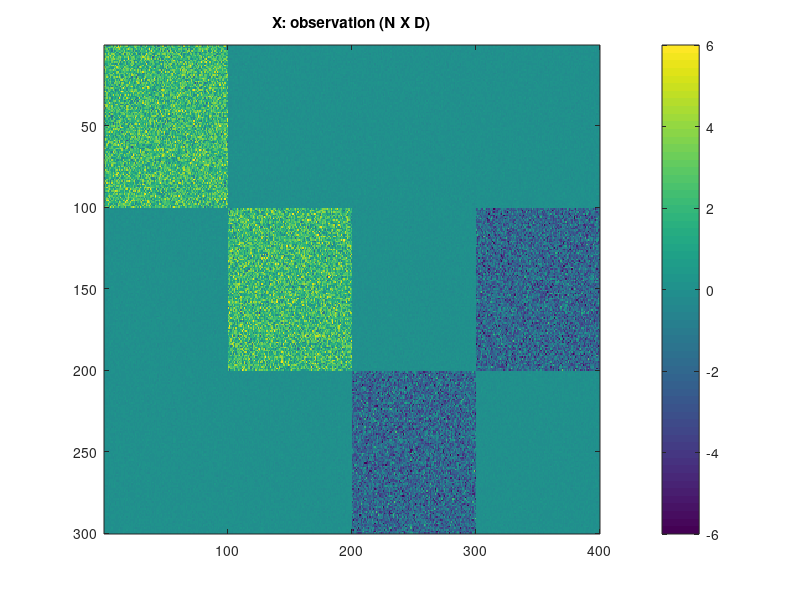

The MATLAB source for this figure: (Note: this script raises an error after producing the figure.)
%----------------------------------------------------------------------
% Bayesian semi-nonnegative matrix tri-factorization
%
%
% This code is an implementation of the experiment on 
% the simulation data in the main paper 
% 
% programed by Sunho Park (parks@ccf.org)
%----------------------------------------------------------------------

clear; close all; clc;

mn_K = 3;
mn_NinK = 100;

mn_D = 400;

mn_N = mn_K*mn_NinK;
mn_R = 3;

%- Construct the input matrix X of R^(NxD) 
mm_X = 0.1*randn(mn_N, mn_D);

% settings for the pattern blocks (please see Figure 2 in the main paper)
mr_mu_pos = 2.0;
mr_mu_neg = -mr_mu_pos;

mr_sig = sqrt(2.0);

% group: 1
mm_RanDN =  mr_mu_pos + mr_sig*randn(100, 100);
mm_X(1:100, 1:100) = mm_RanDN;

% group: 2
mm_RanDP = mr_mu_pos + mr_sig*randn(100, 100);
mm_RanDN = mr_mu_neg + mr_sig*randn(100, 100);

mm_X(100+(1:100), 100+(1:100)) = mm_RanDP;
mm_X(100+(1:100), 300+(1:100)) = mm_RanDN;

% group: 3
mm_RanDN = mr_mu_neg + mr_sig*randn(100, 100);
mm_X(201:300, 200+(1:100)) = mm_RanDN;

% plot 
h = figure; 
imagesc(mm_X); title('X: observation (N X D)'); colorbar; caxis([-6, 6]);


%- U of R(NxK): fixed 
mm_U = zeros(mn_N, mn_K);
for mn_i = 1:mn_K
    mv_idx = ((mn_i-1)*mn_NinK + 1):(mn_i*mn_NinK);
    mm_U(mv_idx, mn_i) = 1;
end

%- Initial pathway informatin: Z^0 \in R(DxR)
mm_Z0 = zeros(mn_D, mn_R);

% r = 1
mm_Z0(1:100, 1) = 1;

% r = 2
mm_Z0(200+(1:100), 2) = 1;

% r = 3
mv_Refidx = find(rand(100, 1) > 0.2);

mv_RefidxC = (1:100);
mv_RefidxC = setdiff(mv_RefidxC, mv_Refidx);

mm_Z0([100+mv_RefidxC , 300+(1:100)], 3) = 1;

%- gene-gene interaction network: A \in R^{DxD)
mm_Ones = ones(mn_D, mn_D);
mv_IDX = find(tril(mm_Ones, -1));

mv_RandIDX = randperm(length(mv_IDX));
mr_Rate = 0.1;
mv_SubIDX = mv_IDX(mv_RandIDX(1:round(mr_Rate*length(mv_IDX))));  

mm_GGINet_mat = zeros(mn_D, mn_D);
mm_GGINet_mat(mv_SubIDX) = 1;

mv_chk = find(sum(mm_GGINet_mat, 2) == 0);
for mn_i = 1:length(mv_chk)
    mn_pos = mv_chk(mn_i);
    
    if mn_pos == 1
        continue; 
    end
    
    mv_randidx = randperm(mn_pos-1);    
    mm_GGINet_mat(mn_pos, mv_randidx(1)) = 1;
end

mm_GGINet_mat = mm_GGINet_mat + mm_GGINet_mat';

%--- Bayesian semi-nonnegative matrix tri-factorization
mc_opt.MaxIters = 30;
mc_Solution = bsnmtf(mm_X, mm_U, mm_Z0, mm_GGINet_mat, mc_opt);

%- generate plots

% initial pathway information
figure;
imagesc(mm_Z0); title('Z0: membership');

% reconstructed matrix
mm_X_hat = mc_Solution.U * mc_Solution.S * (mc_Solution.Z .* mc_Solution.V)';

figure; 
imagesc(mm_X_hat); title('X_hat: reconstructed');

% S_hat
disp(mc_Solution.S)

% Z_hat
figure;
imagesc(mc_Solution.Z'); title('V: Pattenrs');

% V_hat
figure;
imagesc(mc_Solution.V'); title('V: Pattenrs');

